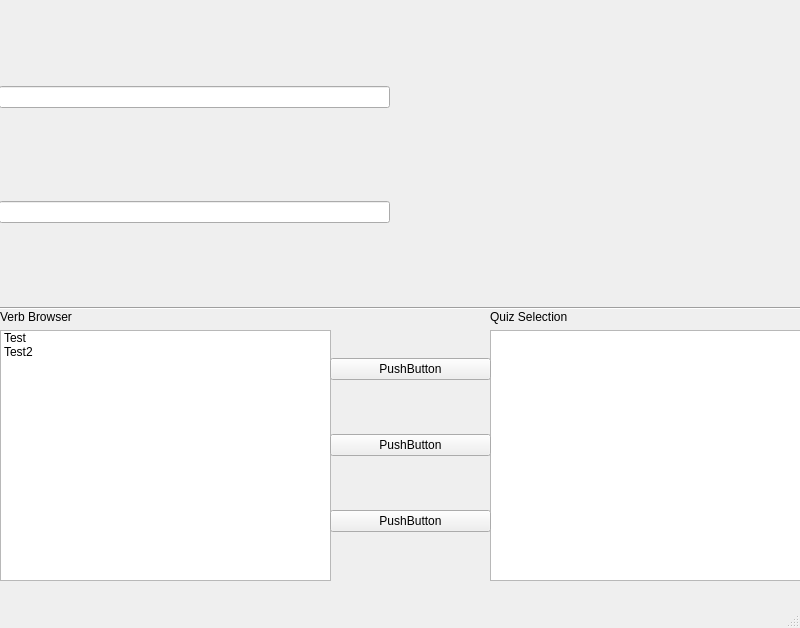
<?xml version="1.0" encoding="UTF-8"?>
<ui version="4.0">
 <class>MainWindow</class>
 <widget class="QMainWindow" name="MainWindow">
  <property name="geometry">
   <rect>
    <x>0</x>
    <y>0</y>
    <width>800</width>
    <height>628</height>
   </rect>
  </property>
  <property name="windowTitle">
   <string>MainWindow</string>
  </property>
  <widget class="QWidget" name="centralwidget">
   <widget class="Line" name="line">
    <property name="geometry">
     <rect>
      <x>0</x>
      <y>300</y>
      <width>801</width>
      <height>16</height>
     </rect>
    </property>
    <property name="orientation">
     <enum>Qt::Horizontal</enum>
    </property>
   </widget>
   <widget class="QWidget" name="gridLayoutWidget">
    <property name="geometry">
     <rect>
      <x>0</x>
      <y>310</y>
      <width>331</width>
      <height>271</height>
     </rect>
    </property>
    <layout class="QGridLayout" name="gridLayout">
     <item row="0" column="0">
      <widget class="QLabel" name="label">
       <property name="text">
        <string>Verb Browser</string>
       </property>
      </widget>
     </item>
     <item row="1" column="0">
      <widget class="QListWidget" name="listWidget">
       <item>
        <property name="text">
         <string>Test</string>
        </property>
        <property name="background">
         <brush brushstyle="NoBrush">
          <color alpha="255">
           <red>0</red>
           <green>0</green>
           <blue>0</blue>
          </color>
         </brush>
        </property>
       </item>
       <item>
        <property name="text">
         <string>Test2</string>
        </property>
       </item>
      </widget>
     </item>
    </layout>
   </widget>
   <widget class="QWidget" name="gridLayoutWidget_2">
    <property name="geometry">
     <rect>
      <x>490</x>
      <y>310</y>
      <width>311</width>
      <height>271</height>
     </rect>
    </property>
    <layout class="QGridLayout" name="gridLayout_2">
     <item row="1" column="0">
      <widget class="QListWidget" name="listWidget_2"/>
     </item>
     <item row="0" column="0">
      <widget class="QLabel" name="label_2">
       <property name="text">
        <string>Quiz Selection</string>
       </property>
      </widget>
     </item>
    </layout>
   </widget>
   <widget class="QWidget" name="verticalLayoutWidget">
    <property name="geometry">
     <rect>
      <x>330</x>
      <y>310</y>
      <width>161</width>
      <height>271</height>
     </rect>
    </property>
    <layout class="QVBoxLayout" name="verticalLayout">
     <item>
      <widget class="QPushButton" name="pushButton_2">
       <property name="text">
        <string>PushButton</string>
       </property>
      </widget>
     </item>
     <item>
      <widget class="QPushButton" name="pushButton_3">
       <property name="text">
        <string>PushButton</string>
       </property>
      </widget>
     </item>
     <item>
      <widget class="QPushButton" name="pushButton">
       <property name="text">
        <string>PushButton</string>
       </property>
      </widget>
     </item>
    </layout>
   </widget>
   <widget class="QWidget" name="horizontalLayoutWidget">
    <property name="geometry">
     <rect>
      <x>-1</x>
      <y>-1</y>
      <width>391</width>
      <height>311</height>
     </rect>
    </property>
    <layout class="QHBoxLayout" name="horizontalLayout">
     <item>
      <layout class="QVBoxLayout" name="verticalLayout_2">
       <item>
        <widget class="QLineEdit" name="lineEdit_4"/>
       </item>
       <item>
        <widget class="QLineEdit" name="lineEdit_2"/>
       </item>
      </layout>
     </item>
    </layout>
   </widget>
  </widget>
  <widget class="QMenuBar" name="menubar">
   <property name="geometry">
    <rect>
     <x>0</x>
     <y>0</y>
     <width>800</width>
     <height>25</height>
    </rect>
   </property>
  </widget>
  <widget class="QStatusBar" name="statusbar"/>
 </widget>
 <resources/>
 <connections/>
</ui>
